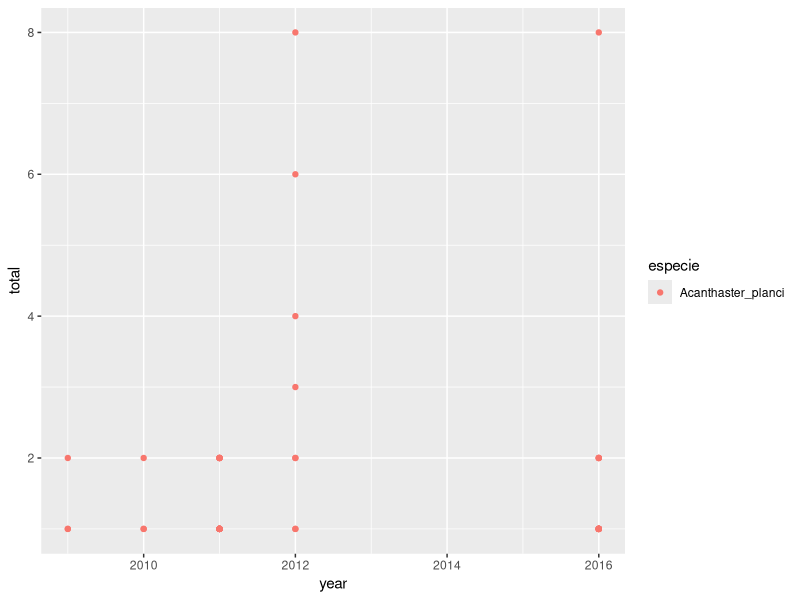
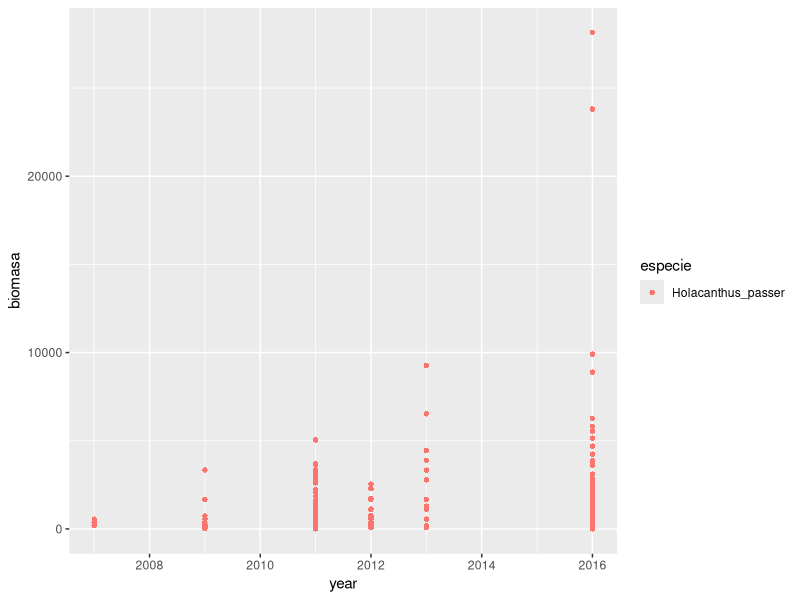
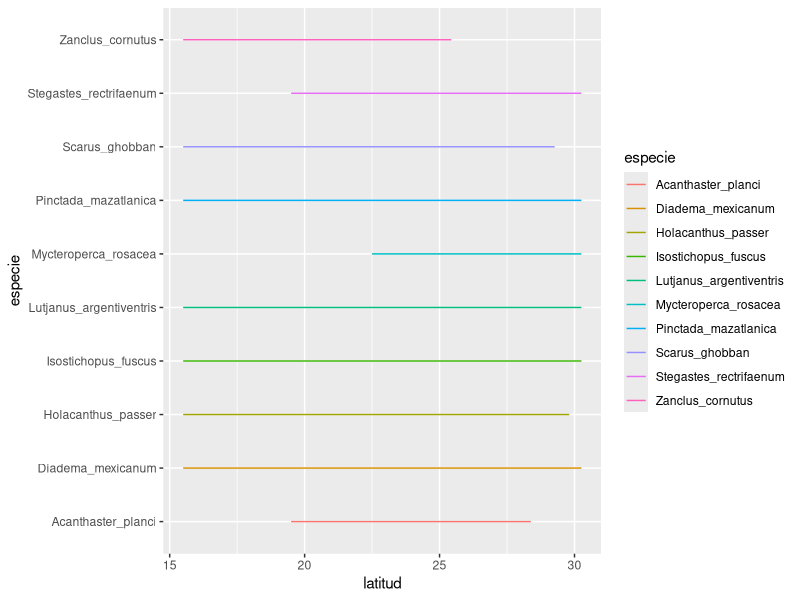
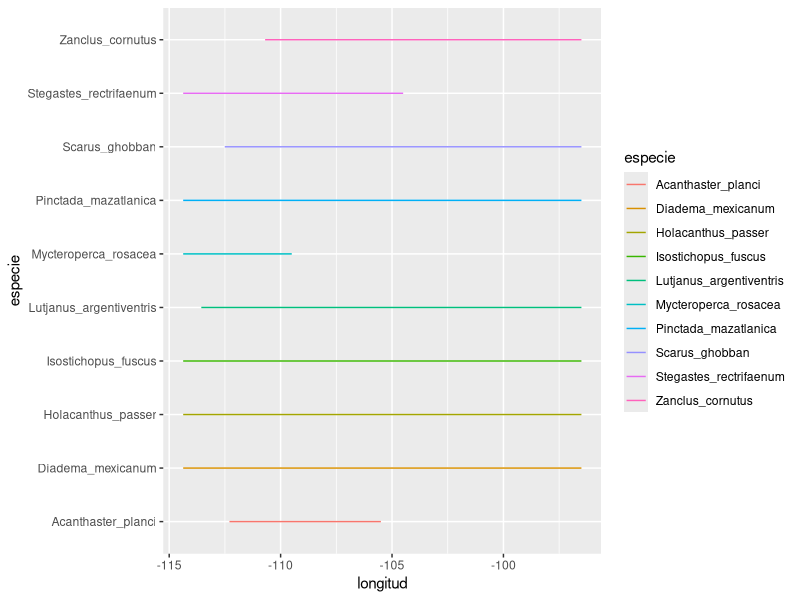
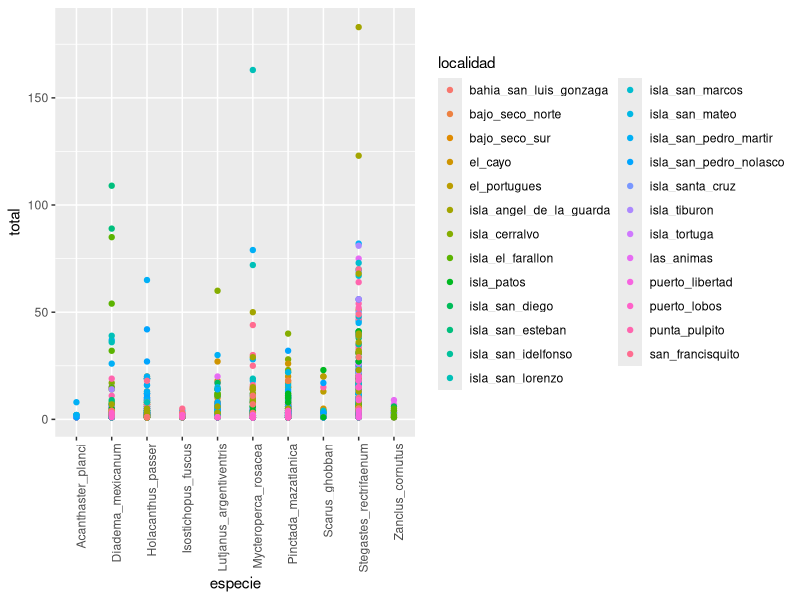
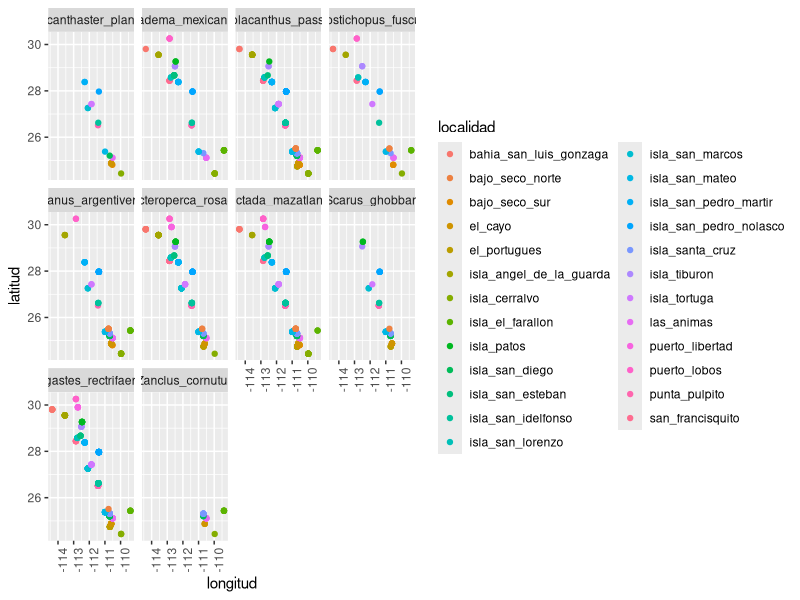
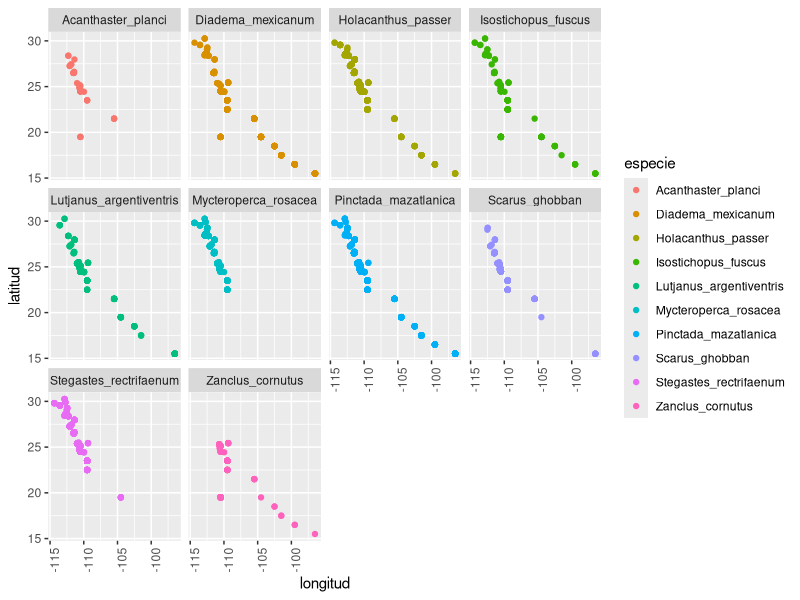
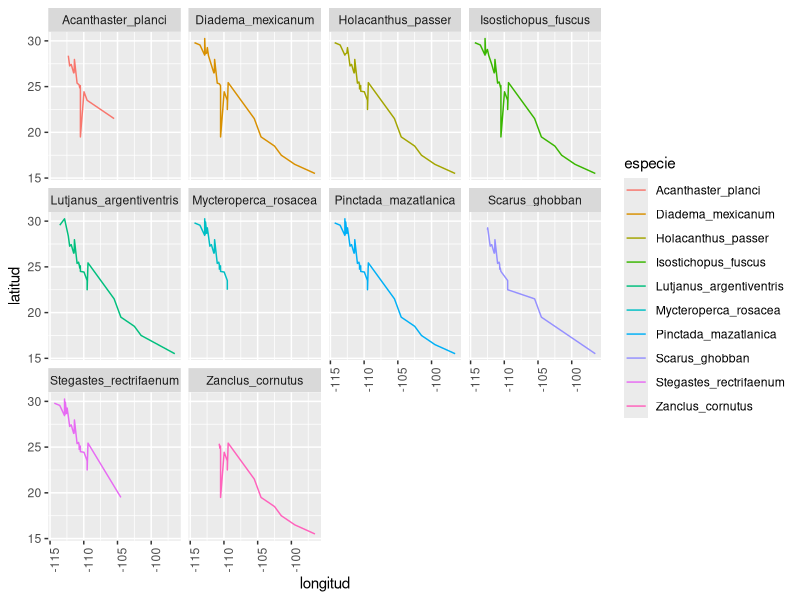

Reproduce these figures in R, in order.
## ---- chunk 1
knitr::opts_chunk$set(echo = TRUE)
library(magrittr)
library(dplyr)
library(readr)
library(ggplot2)
## ---- chunk 2
datos_df <- read_tsv("../datos/datos_arrecifes_especies.tsv")
datos_df %>% filter(especie == 'Acanthaster_planci') %>% ggplot() + geom_point(aes(x=year, y=total, color=especie))
## ---- chunk 3
datos_df %>% filter(especie=="Holacanthus_passer") %>% ggplot()+ geom_point(aes(x=year,y=biomasa,color = especie, shape = especie))
## ---- chunk 4
 ggplot(datos_df) + geom_line(aes(x=latitud, y=especie, color=especie))
## ---- chunk 5
 ggplot(datos_df) + geom_line(aes(x=longitud, y=especie, color=especie))

## ---- chunk 6
##facet_grid(region~especie)    facet_wrap(region~especie)
## ---- chunk 7
a2016 <- filter(datos_df, year == 2016)
## ---- chunk 8
ggplot(a2016) + geom_point(aes(x = especie, y = total, color = localidad)) + theme(axis.text.x = element_text(angle=90, hjust =1))
## ---- chunk 9
ggplot(a2016) + geom_point(aes(x = longitud, y = latitud, color = localidad)) + theme(axis.text.x = element_text(angle=90, hjust =1)) + facet_wrap(~especie)
## ---- chunk 10
ggplot(datos_df) + geom_point(aes(x = longitud, y = latitud, color = especie)) + theme(axis.text.x = element_text(angle=90, hjust =1)) + facet_wrap(~especie)
## ---- chunk 11
ggplot(datos_df) + geom_line(aes(x = longitud, y = latitud, color = especie)) + theme(axis.text.x = element_text(angle=90, hjust =1)) + facet_wrap(~especie)
## ---- chunk 12
ggplot(a2016) + geom_line(aes(x= biomasa, y=temperatura, color = temperatura))
## ---- chunk 13
ggplot(a2016) + geom_line(aes(x= biomasa, y=temperatura, color = temperatura)) + facet_wrap(~especie)
